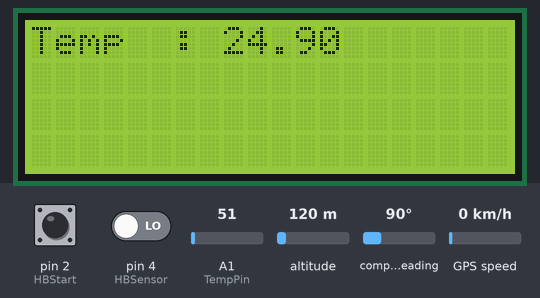
This sketch was run on a simulated Arduino Uno, built with avr-gcc and run on an emulated ATmega328P. On the bench: 20×4 character LCD. The test bench sets the inputs (shaded band); at power-on: A1 (TempPin) = 51, pin 2 (HBStart) HIGH, pin 4 (HBSensor) LOW, altitude 120 m, compass heading 90°, GPS speed 0 km/h. The GPS gets a fix after 3 s at 37.7749, -122.4194 with 8 satellites; the modem accepts every AT command (registered, SIM ready, sends succeed) and sends nothing else; what the sketch prints to the serial monitor is not drawn.

Above: at 1.5 s.
1.6 s: A1 (TempPin) set to 77
At 3.0 s:
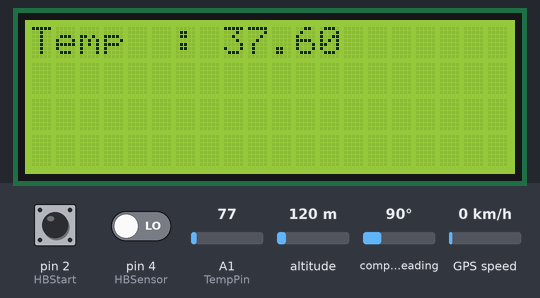
3.3 s: A1 (TempPin) set to 90
At 4.8 s:
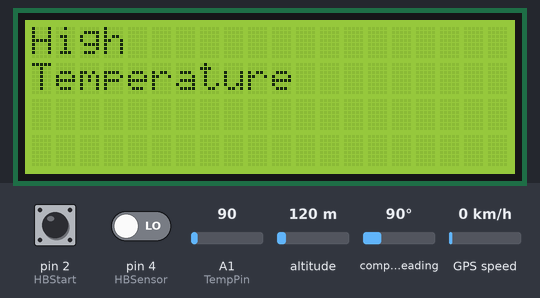
6.3 s: pin 2 (HBStart) pulled LOW for 0.6 s
At 7.9 s:
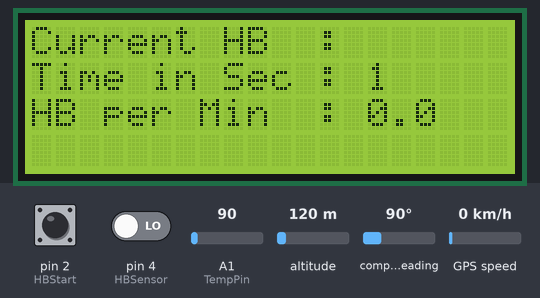
12.9 s: pin 4 (HBSensor) driven HIGH
At 14.3 s:
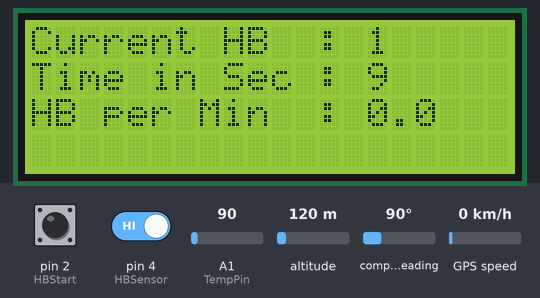
15.9 s: pin 2 (HBStart) pulled LOW for 1 s
At 19.9 s:
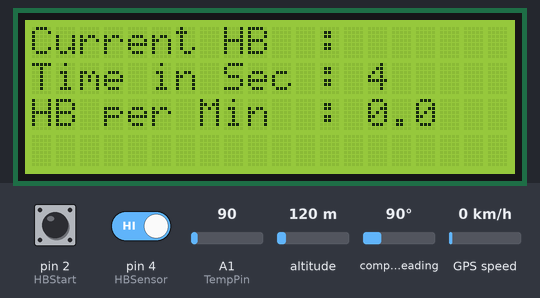
Timing chart, 0 to 20.9 s (numbered marks = the images above; inputs shaded):
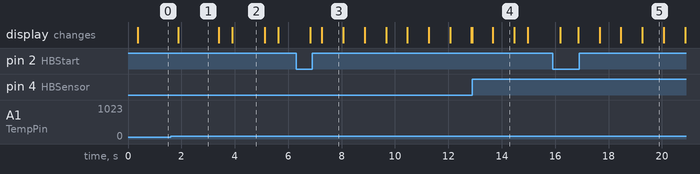

Measured:
- the behaviour switches between 81 and 82 on A1 (TempPin) (found by bisection; images 1 and 2)
- after the input at 1.6 s, the display: changes after 0.29 s (image 1)
- after the input at 3.3 s, the display: first changes after 0.10 s (image 2 shows a later state)
- after the input at 6.3 s, the display: first changes after 0.54 s (image 3 shows a later state)
- after the input at 15.9 s, the display: first changes after 0.29 s (image 5 shows a later state)
- what the display in image 2 shows lasts 1.2 s, from 3.9 s to 5.1 s
- what the display in image 4 shows lasts 0.8 s, from 13.7 s to 14.5 s

The sketch:

women_and_child_safety_device.ino
```cpp
#include <LiquidCrystal.h>
#include <TimerOne.h>
#include <TinyGPS.h>
#include <SoftwareSerial.h>

LiquidCrystal lcd(13, 12, 11, 10, 9, 3);
#define TempPin A1

int sw1 = 7;

SoftwareSerial SIM900(7, 8);
int HBSensor = 4;
int HBCount = 0;
int HBCheck = 0;
int TimeinSec = 0;
int HBperMin = 0;
int HBStart = 2;
int HBStartCheck = 0;
int TempValue;
int DataCheck = 0;
int value = 0;     // Variable for reading pushbutton status
TinyGPS gps;

void setup() {
  // put your setup code here, to run once:
  Serial.begin(9600);
  lcd.begin(20, 4);
  Serial.print("WOMEN AND CHILD SAFETY DEVICE");
  Serial.println();
  pinMode(HBSensor, INPUT);
  pinMode(HBStart, INPUT_PULLUP);
  Timer1.initialize(800000);
  Timer1.attachInterrupt( timerIsr );
   pinMode(sw1, INPUT);
  lcd.clear();
  lcd.setCursor(0,0);
  lcd.print("WOMEN AND CHILD");
  lcd.setCursor(0,1);
  lcd.print("SAFETY DEVICE");
   digitalWrite(sw1, HIGH);
   delay(300);
}

void loop() {
  /**/
  if(digitalRead(HBStart) == LOW){lcd.setCursor(0,3);
  lcd.clear();
  lcd.print("HB Counting ..");
  lcd.setCursor(0,0);
  lcd.print("Current HB  : ");
  lcd.setCursor(0,1);
  lcd.print("Time in Sec : ");
  lcd.setCursor(0,2);
  lcd.print("HB per Min  : 0.0");
  Serial.print(" calculating heart beat ");
  HBStartCheck = 1;
  delay(200);
  }
  else if(HBStartCheck == 0)
  {
    if(!digitalRead(sw1))                         // checking if reset button is pressed or not
   {
              lcd.clear();
              lcd.setCursor(0,0);
              lcd.print("Switch pressed");
              lcd.setCursor(0,1);
              lcd.print("GPS activate");
              Serial.print(" Switch Pressed emergency and gps activated ");
              gpsgsm();
    }
   TempValue = analogRead(TempPin); // Getting LM35 value and saving it in variable
   float TempCel = ( TempValue/1024.0)*500; // Getting the celsius value from 10 bit analog value
   float TempFarh = (TempCel*9)/5 + 32; // Converting Celsius into Fahrenhiet
   lcd.clear();
   lcd.setCursor(0,0);
   lcd.print("Temp  : ");
   lcd.print(TempCel);
   delay(500);
   Serial.print("temp:");
   Serial.println(TempCel);
   if (TempCel>40)
      {
              lcd.clear();
              lcd.setCursor(0,0);
              lcd.print("High");
              lcd.setCursor(0,1);
              lcd.print("Temperature");
              Serial.println(" High temperature is detected ");
              gpsgsm();
       }
  }
  if(HBStartCheck == 1)
  {
    while(1)
    {
      if((digitalRead(HBSensor) == HIGH) && (HBCheck == 0))
      {
        HBCount = HBCount + 1;
        HBCheck = 1;
        lcd.setCursor(14,0);
        lcd.print(HBCount);
        lcd.print(" ");
      }
      if((digitalRead(HBSensor) == LOW) && (HBCheck == 1))
      {
        HBCheck = 0;
      }
      if(TimeinSec == 10)
      {
          HBperMin = HBCount * 6;
          HBStartCheck = 0;
          lcd.setCursor(14,2);
          lcd.print(HBperMin);
          Serial.print("HB per min:");
          Serial.println(HBperMin);
          if(HBperMin>90)
          {
              lcd.clear();
              lcd.setCursor(0,0);
              lcd.print("Greater HB");
              lcd.setCursor(0,1);
              lcd.print("GPS activate");
              Serial.print(" heart beat is greater than treshold value ");
              gpsgsm();
          }
          lcd.print(" ");
          lcd.setCursor(0,3);
          lcd.print("Press Button again.");
          HBCount = 0;
          TimeinSec = 0;
          break;
      }

    }
  }

}
void timerIsr()
{
  if(HBStartCheck == 1)
  {
      TimeinSec = TimeinSec + 1;
      lcd.setCursor(14,1);
      lcd.print(TimeinSec);
      lcd.print(" ");
  }
}

void gpsgsm()
{
                                 Serial.begin(9600);
                                 SIM900.begin(9600);
                                  bool newData = false;
                                  unsigned long chars;
                                  unsigned short sentences, failed;

                                  // For one second we parse GPS data and report some key values
                                  for (unsigned long start = millis(); millis() - start < 1000;)
                                  {
                                        while (Serial.available())
                                        {
                                              char c = Serial.read();
                                              //Serial.print(c);
                                              if (gps.encode(c))
                                                newData = true;
                                        }
                                  }

                                  if (newData)      //If newData is true
                                  {
                                            float flat, flon;
                                            unsigned long age;
                                            gps.f_get_position(&flat, &flon, &age);
                                            SIM900.print("AT+CMGF=1\r");
                                            delay(40);
                                            SIM900.println("AT + CMGS = \"+919845529179\"");// recipient's mobile number with country code
                                            delay(30);
                                            SIM900.print("Latitude = ");
                                            SIM900.print(flat == TinyGPS::GPS_INVALID_F_ANGLE ? 0.0 : flat, 6);
                                            SIM900.print(" Longitude = ");
                                            SIM900.print(flon == TinyGPS::GPS_INVALID_F_ANGLE ? 0.0 : flon, 6);
                                            delay(20);
                                            SIM900.println((char)26); // End AT command with a ^Z, ASCII code 26
                                            delay(20);
                                            SIM900.println();
                                  }
                                  Serial.println(failed);
                                 // if (chars == 0)
                                 // Serial.println("** No characters received from GPS: check wiring **");

                            }
```
